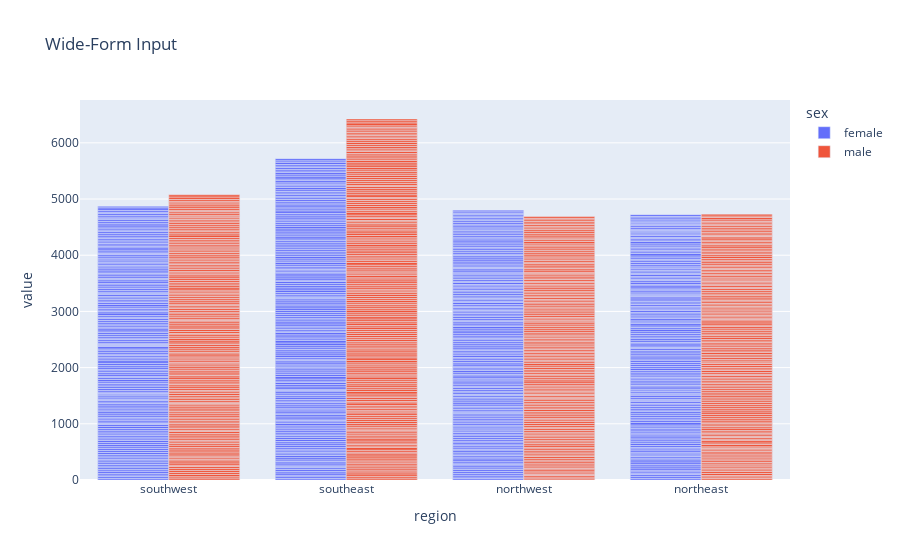

The notebook cell saved with this chart:
### Code cell
# Valores pagos do seguro por sexo em cada estado
fig = px.bar(df_seguro, x="region", y=['bmi'], color='sex', barmode='group', title="Wide-Form Input")#barmode['stack', 'group', 'overlay', 'relative']
fig.show()

### Figure 1 — Plotly figure (JSON) as saved in the notebook; plotly's stock layout.template omitted (floating-point values rounded to 4 significant figures; data arrays with more than 128 entries replaced by an {"elided": "..."} marker saying what was removed)
{"data": [{"alignmentgroup": "True", "hovertemplate": "sex=female<br>region=%{x}<br>value=%{y}<extra></extra>", "legendgroup": "female", "marker": {"color": "#636efa", "pattern": {"shape": ""}}, "name": "female", "offsetgroup": "female", "orientation": "v", "showlegend": true, "textposition": "auto", "type": "bar", "x": {"elided": "662 str values"}, "xaxis": "x", "y": {"elided": "662 float values"}, "yaxis": "y"}, {"alignmentgroup": "True", "hovertemplate": "sex=male<br>region=%{x}<br>value=%{y}<extra></extra>", "legendgroup": "male", "marker": {"color": "#EF553B", "pattern": {"shape": ""}}, "name": "male", "offsetgroup": "male", "orientation": "v", "showlegend": true, "textposition": "auto", "type": "bar", "x": {"elided": "676 str values"}, "xaxis": "x", "y": {"elided": "676 float values"}, "yaxis": "y"}], "layout": {"barmode": "group", "legend": {"title": {"text": "sex"}, "tracegroupgap": 0}, "title": {"text": "Wide-Form Input"}, "xaxis": {"anchor": "y", "domain": [0, 1], "title": {"text": "region"}}, "yaxis": {"anchor": "x", "domain": [0, 1], "title": {"text": "value"}}}}
